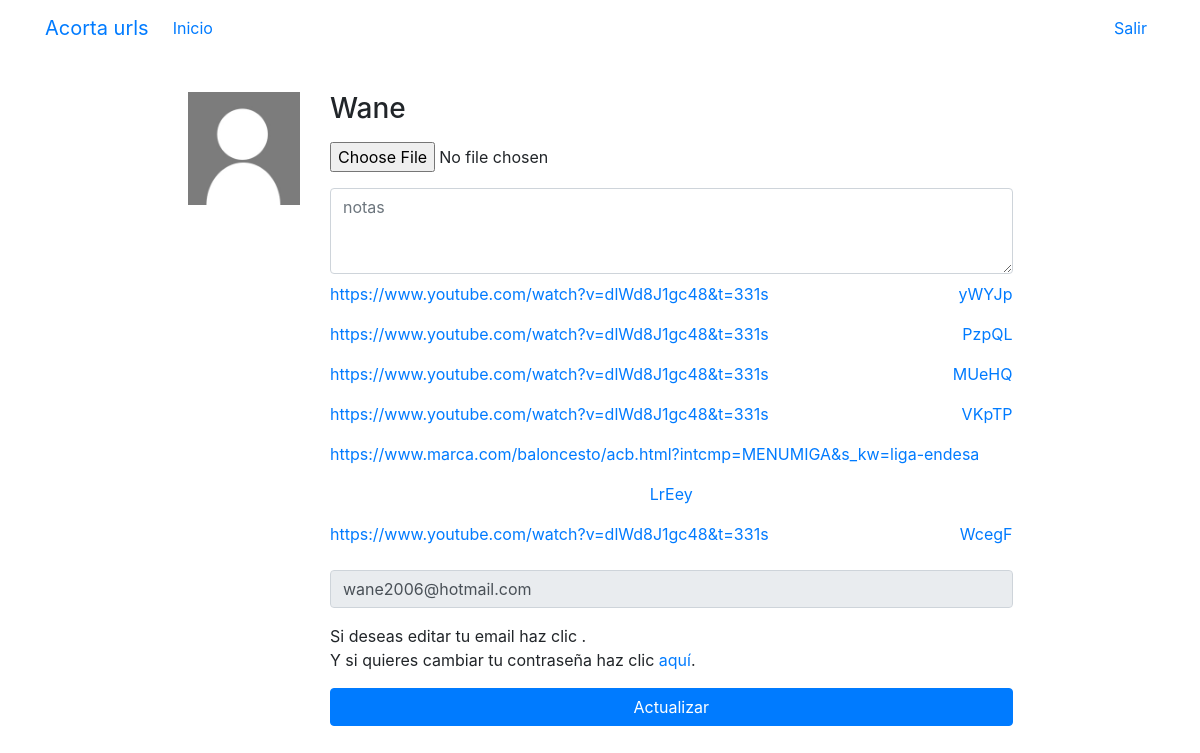
/accounts/profile/ (signed in), run on an earlier commit of the app's database.
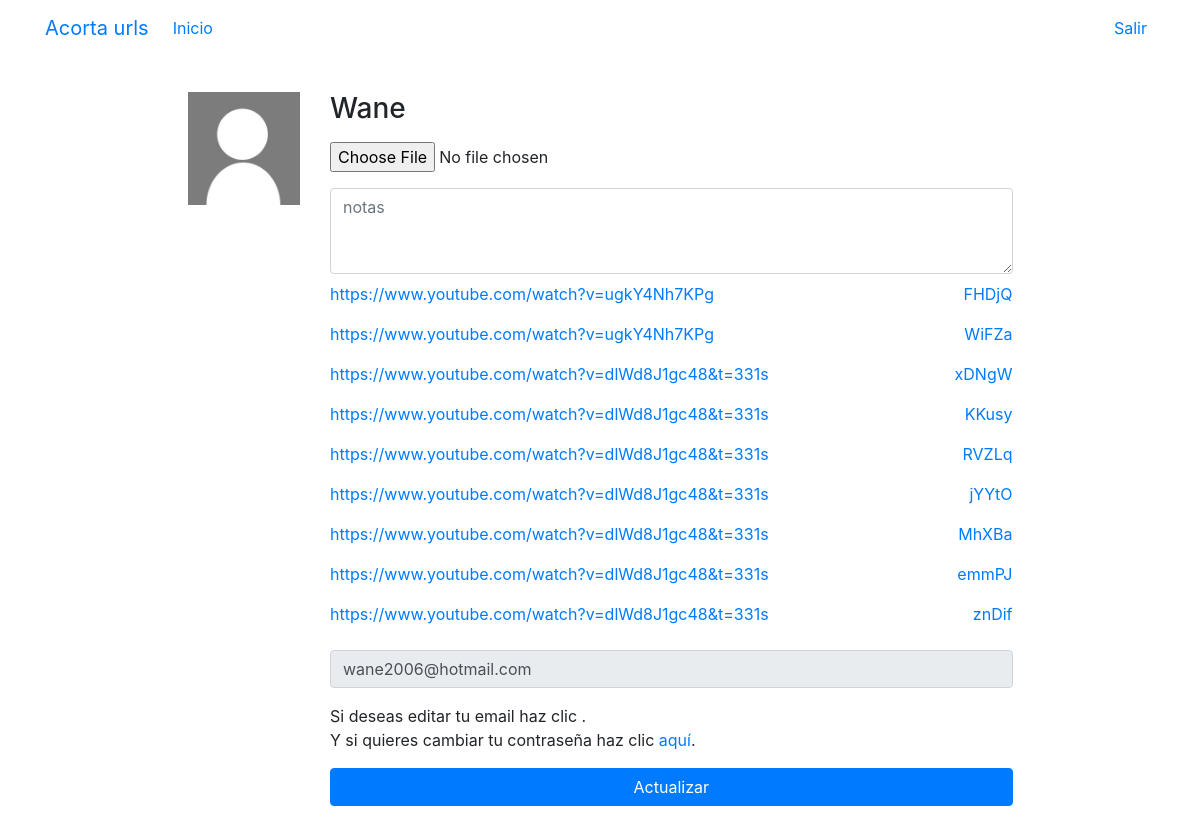
And on a later commit of the database.
### core/models.py (models this page shows, shortened)
class Link(models.Model):
    code = models.TextField(max_length=20, unique=True, verbose_name="codigo")
    url = models.URLField(null=False, blank=False)
    usuario = models.ForeignKey(User, verbose_name="Usuario", on_delete=models.CASCADE, null=True, blank=True)
    create = models.DateField(auto_now_add=True, verbose_name="Fecha de creacion")
    class Meta:
        verbose_name = "link"
        verbose_name_plural = "links"
        ordering = ["-create"]

### registration/views.py (the view)
# urls.py: path('profile/', ProfileUpdate.as_view(), name="profile"),
@method_decorator(login_required, name='dispatch')
class ProfileUpdate(UpdateView):
    form_class = ProfileForm
    success_url = reverse_lazy('profile')
    template_name = 'registration/profile_form.html'
    def get_object(self):
        profile, created = Profile.objects.get_or_create(user=self.request.user)
        return profile
    def get_context_data(self, **kwargs):
        context = super(ProfileUpdate, self).get_context_data(**kwargs)
        context['Link'] = Link.objects.filter(usuario=self.request.user)
        return context

### registration/forms.py
class ProfileForm(forms.ModelForm):
    class Meta:
        model = Profile
        fields = ['avatar', 'notes']
        widgets = {
            'avatar': forms.ClearableFileInput(attrs={'class':'form-control-file mt-3'}),
            'notes': forms.Textarea(attrs={'class':'form-control mt-3', 'rows':3, 'placeholder':'notas'}),
        }

### registration/templates/registration/profile_form.html (shortened to what this page needs)
<!DOCTYPE html>
<html lang="es">
  <head>
    {% load static %}
    <link href="{% static 'core/vendor/bootstrap/css/bootstrap.min.css' %}" rel="stylesheet">
    <link href="{% static 'core/vendor/font-awesome/css/font-awesome.min.css' %}" rel="stylesheet" type="text/css">
    <link href="{% static 'core/css/main.css' %}" rel="stylesheet">
  </head>
  <body>
    <nav class="navbar navbar-expand-lg">
        <div class="container">
        <a class="navbar-brand" href="{% url 'home_view' %}">Acorta urls</a>
        <div class="collapse navbar-collapse" id="ned">
          <ul class="navbar-nav mr-auto">
            <li class="nav-item">
              <a class="nav-link" href="{% url 'home_view' %}">Inicio</a>
            </li>
          </ul>
          <ul class="navbar-nav">
            {% if not request.user.is_authenticated %}
            <li class="nav-item">
              <a class="nav-link" href="{% url 'login' %}">Acceder</a>
            </li>
            <li class="nav-item">
              <a class="nav-link" href="{% url 'signup' %}">Registrarse</a>
            </li>
            {% else %}
            <li class="nav-item">
              <a class="nav-link" href="{% url 'logout' %}">Salir</a>
            </li>
            {% endif %}
          </ul>
        </div>
      </div>
      </nav>
    <main role="main">
    <div class="container">
        <div class="row mt-3">
        <div class="col-md-9 mx-auto mb-5">
            <form action="" method="post" enctype="multipart/form-data">{% csrf_token %}
            <div class="row">
                <div class="col-md-2">
                {% if request.user.profile.avatar %}
                    <img src="{{request.user.profile.avatar.url}}" class="img-fluid">
                    <p class="mt-1">¿Borrar? <input type="checkbox" id="avatar-clear" name="avatar-clear" /></p>
                {% else %}
                    <img src="{% static 'registration/img/no-avatar.jpg' %}" class="img-fluid">
                {% endif %}
                </div>
                <div class="col-md-10">
                <h3>{{request.user |title}}</h3>
                <input type="file" name="avatar" class="form-control-file mt-3" id="id_avatar">
                {{ form.notes }}
                {% for field in Link %}
                <ul class="navbar-nav">
                  <ul class="nav justify-content-center">
                    <li class="nav-item">
                      <a class="nav-link" href="{{field.url}}" target="_blank">{{field.url}}</a>
                    </li>
                    <li class="nav-item">
                      <a class="nav-link" href="{{field.code}}" target="_blank">{{field.code}}</a>
                    </li>
                  </ul>
                </ul>
                {% endfor %}
                <input type="email" value="{{request.user.email}}" class="form-control mt-3" readonly>
                <p class="mt-3">
                    Si deseas editar tu email haz clic <a href=""></a>.<br>
                    Y si quieres cambiar tu contraseña haz clic <a href="{% url 'password_change' %}">aquí</a>.
                </p>
                <input type="submit" class="btn btn-primary btn-block mt-3" value="Actualizar">
                </div>
            </div>
            </form>
        </div>
        </div>
    </div>
    </main>

What changed in the data, as far as the page shows it:
removed Link: url "https://www.youtube.com/watch?v=dlWd8J1gc48&t=331s", code "yWYJp"
removed Link: url "https://www.youtube.com/watch?v=dlWd8J1gc48&t=331s", code "PzpQL"
removed Link: url "https://www.youtube.com/watch?v=dlWd8J1gc48&t=331s", code "MUeHQ"
removed Link: url "https://www.youtube.com/watch?v=dlWd8J1gc48&t=331s", code "VKpTP"
removed Link: url "https://www.marca.com/baloncesto/acb.html?intcmp=MENUMIGA&s_kw=liga-endesa", code "LrEey"
removed Link: url "https://www.youtube.com/watch?v=dlWd8J1gc48&t=331s", code "WcegF"
added Link: url "https://www.youtube.com/watch?v=ugkY4Nh7KPg", code "FHDjQ"
added Link: url "https://www.youtube.com/watch?v=ugkY4Nh7KPg", code "WiFZa"
added Link: url "https://www.youtube.com/watch?v=dlWd8J1gc48&t=331s", code "xDNgW"
added Link: url "https://www.youtube.com/watch?v=dlWd8J1gc48&t=331s", code "KKusy"
added Link: url "https://www.youtube.com/watch?v=dlWd8J1gc48&t=331s", code "RVZLq"
added Link: url "https://www.youtube.com/watch?v=dlWd8J1gc48&t=331s", code "jYYtO"
added Link: url "https://www.youtube.com/watch?v=dlWd8J1gc48&t=331s", code "MhXBa"
added Link: url "https://www.youtube.com/watch?v=dlWd8J1gc48&t=331s", code "emmPJ"
added Link: url "https://www.youtube.com/watch?v=dlWd8J1gc48&t=331s", code "znDif"
